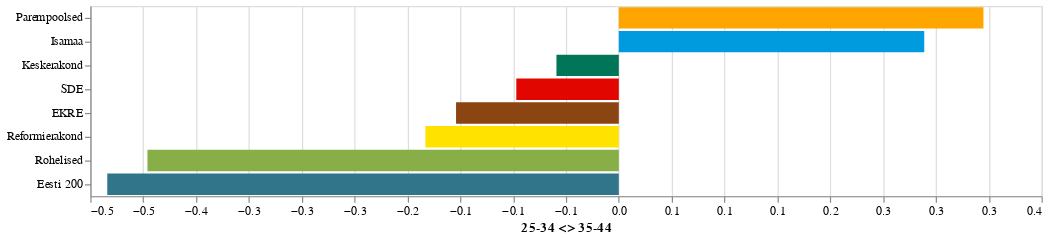

Notebook code for this chart:
### Code cell
e2e_plot({
    'res_col' : 'thermometer',
    'factor_cols': ['age_group'],
    'filter': { 'age_group': ('25-34','35-44')},
    'plot': 'diff_columns',
    'internal_facet': True,
    'plot_args': { 'sort_descending': True }
},data_file)

### Figure 1 — Vega-Lite specification as saved in the notebook (floating-point values rounded to 4 significant figures)
{"config": {"view": {"continuousWidth": 300, "continuousHeight": 300}}, "data": {"name": "data-9113ff682dd31ac25c01f4eb82895b5a"}, "mark": {"type": "bar"}, "encoding": {"color": {"field": "question", "legend": null, "scale": {"domain": ["Keskerakond", "EKRE", "Reformierakond", "Isamaa", "SDE", "Rohelised", "Eesti 200", "Parempoolsed"], "range": ["#007557", "#8B4513", "#FFE200", "#009BDF", "#E10600", "#88AF47", "#31758A", "orange"]}, "type": "nominal"}, "tooltip": [{"field": "question", "type": "nominal"}, {"field": "thermometer", "format": ".1f", "title": "thermometer difference", "type": "quantitative"}], "x": {"axis": {"format": ".1f", "title": "25-34 <> 35-44"}, "field": "thermometer", "title": "35-44 - 25-34", "type": "quantitative"}, "y": {"field": "question", "sort": ["Parempoolsed", "Isamaa", "Keskerakond", "SDE", "EKRE", "Reformierakond", "Rohelised", "Eesti 200"], "title": null, "type": "nominal"}}, "width": 800, "$schema": "https://vega.github.io/schema/vega-lite/v5.15.1.json", "datasets": {"data-9113ff682dd31ac25c01f4eb82895b5a": [{"question": "Keskerakond", "thermometer": -0.059}, {"question": "EKRE", "thermometer": -0.154}, {"question": "Reformierakond", "thermometer": -0.183}, {"question": "Isamaa", "thermometer": 0.289}, {"question": "SDE", "thermometer": -0.097}, {"question": "Rohelised", "thermometer": -0.446}, {"question": "Eesti 200", "thermometer": -0.484}, {"question": "Parempoolsed", "thermometer": 0.345}]}}
